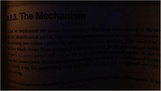
#> input picture 02_DIP/04_image_enhancement(contrast enhancement)/2_code_contrast_enhancement/images/main/c.jpg, 161 x 91 px, shrunk from 828 x 466 before the run
$ jupyter execute Contrast_Enhancement.ipynb
#> lines starting #> are read from the running program, lines starting #| are printed output that depends on the picture; after the words box and inside, x2 and y2 are one past the last pixel; in counts of white or black regions, pixels touching at a corner belong together
[cell 1]
#import
import cv2
import matplotlib.pyplot as plt
import numpy as np

[cell 2]
img = cv2.imread('images/main/c.jpg', 0)
#> img: shape (91, 161); min 0, max 135, mean 16

[cell 3]
def show_img_cv(img_title, img):
    cv2.imshow(img_title, img)
    cv2.waitKey(0)
    cv2.destroyAllWindows()

[cell 4]
#show_img_cv('original image', img)

[cell 5]
def show_img_plt(img, c_map='gray',fig_hight=8, fig_width=6 ):
    plt.figure(figsize=(fig_hight, fig_width), dpi=100)
    plt.imshow(img, cmap=c_map)

[cell 6]
show_img_plt(img)
cv2.imwrite('original_image.jpg', img)
#> Out = True

[cell 7]
def display_hist_cv(img, channel=0, histsize=256, range=(0, 256)):
#> called with channel = 0, histsize = 256, range = (0, 256)
    hist_img = cv2.calcHist([img], [channel], None, [histsize], range)
#> hist_img = 256 values, max 1542 at index 9, min 0 at index 94, mean 57.23
    plt.figure(figsize=(4, 2), dpi=100)
    plt.plot(hist_img)
    plt.show()
#> figure, not shown here; curve peaks at x = 9, y = 1542

[cell 8]
display_hist_cv(img)

[cell 9]
def display_hist_plt(img, bins=256, range=(0, 256)):
#> called with bins = 256, range = (0, 256)
    plt.figure(figsize=(4, 2), dpi=100)
    plt.hist(img.flat, bins=bins, range=range)
    plt.show()
#> figure, not shown here; tallest bar 1542 high, from x = 9 to 10

[cell 10]
display_hist_plt(img)

## Contrast Stretching

[cell 11]
min_new = 0
max_new = 255

min_old = np.min(img)
#> min_old = 0
max_old = np.max(img)
#> max_old = 135

cs_img = np.uint8(((img - min_old)/(max_old - min_old))*(max_new - min_new) + min_new)

#cs = ((I - Imin)/(Imax - Imin))*(max - min) + min

[cell 12]
show_img_plt(cs_img)

[cell 13]
display_hist_plt(cs_img)

## Histogram Equalization

[cell 14]
hisequ_img = cv2.equalizeHist(img)
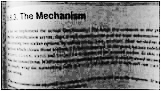
#> hisequ_img: shape (91, 161); min 0, max 255, mean 133.1

[cell 15]
display_hist_plt(hisequ_img)
#> call 3 of display_hist_plt, with bins = 256, range = (0, 256)
#> in display_hist_plt (call 3), `plt.show()`:
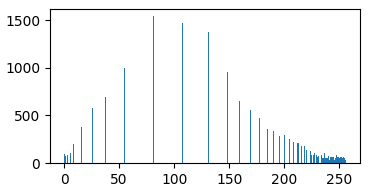
#> figure drawn by matplotlib, 1 panel; tallest bar 1542 high, from x = 81 to 82

[cell 16]
show_img_plt(hisequ_img)
cv2.imwrite('corrected_image.jpg', hisequ_img)
#> Out = True

## Gamma

[cell 17]
gamma = 0.4
gamma_img = np.uint8(((img/255)**gamma)*255)
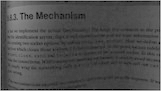
#> gamma_img: shape (91, 161); min 0, max 197, mean 78.5

[cell 18]
show_img_plt(gamma_img)

[cell 19]
display_hist_plt(gamma_img)

[cell 20]
test_heq = cv2.equalizeHist(gamma_img)

[cell 21]
display_hist_plt(test_heq)

[cell 22]
show_img_plt(test_heq)

## Binary Image

[cell 23]
r, thresh = cv2.threshold(img, 40, 255, 0)
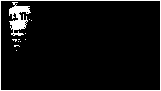
#> thresh: shape (91, 161); 6.2% white; 12 white regions (10 under 20 px), largest, box (x1, y1, x2, y2) and area: (0, 0, 161, 91) 500, (9, 2, 31, 36) 379
show_img_plt(thresh)

## Alpha Channel

[cell 24]
img_png = cv2.imread('images/png/diamond.png', -1)
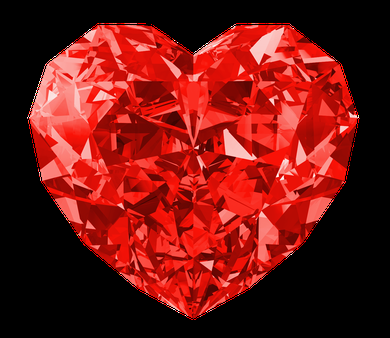
#> input picture 02_DIP/04_image_enhancement(contrast enhancement)/2_code_contrast_enhancement/images/png/diamond.png, 390 x 338 px, shrunk from 2000 x 1735 before the run
#> img_png is the input picture: shape (338, 390, 4); mean B, G, R, A 18.9, 22.9, 112.7, 133.9
img_png.shape #RGBA
#> Out = (338, 390, 4)

[cell 25]
img_png_2 = cv2.cvtColor(img_png, cv2.COLOR_BGRA2RGBA)
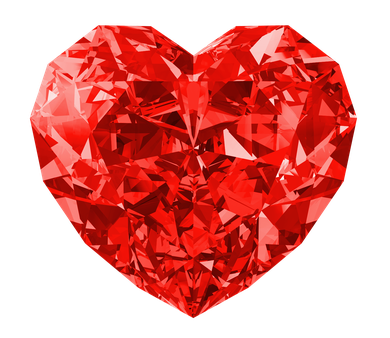
#> img_png_2: shape (338, 390, 4); mean R, G, B, A 112.7, 22.9, 18.9, 133.9; transparent parts drawn white

[cell 26]
show_img_plt(img_png_2)

[cell 27]
r, g, b, a = cv2.split(img_png_2)
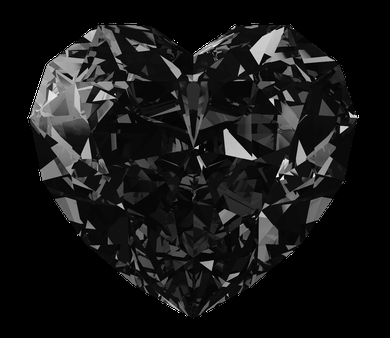
#> g: shape (338, 390); min 0, max 255, mean 22.9
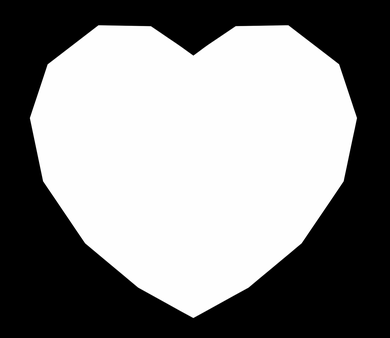
#> a: shape (338, 390); min 0, max 255, mean 133.9

[cell 28]
a #transparent channel

[cell 29]
#Color image  ---> COLOR 2 GRAY! -- Histogram --- contrast enhancement! ---??? Gray 2 Color??
#Color image ----> RGB 2 LAB! ---> L! ---> HISTOGRAM, --- LAB2RGB

[cell 30]
#Color image ---> split! --- > contrast enhanacement for each layer ---> merge layers!

[cell 31]
cv2.imwrite('filename.jpg', img)
#> Out = True

[cell 32]
# original image! ----> corrected image (enhanced image)

[cell 33]
img_jpg = cv2.imread('images/jpg/a.jpg', -1)
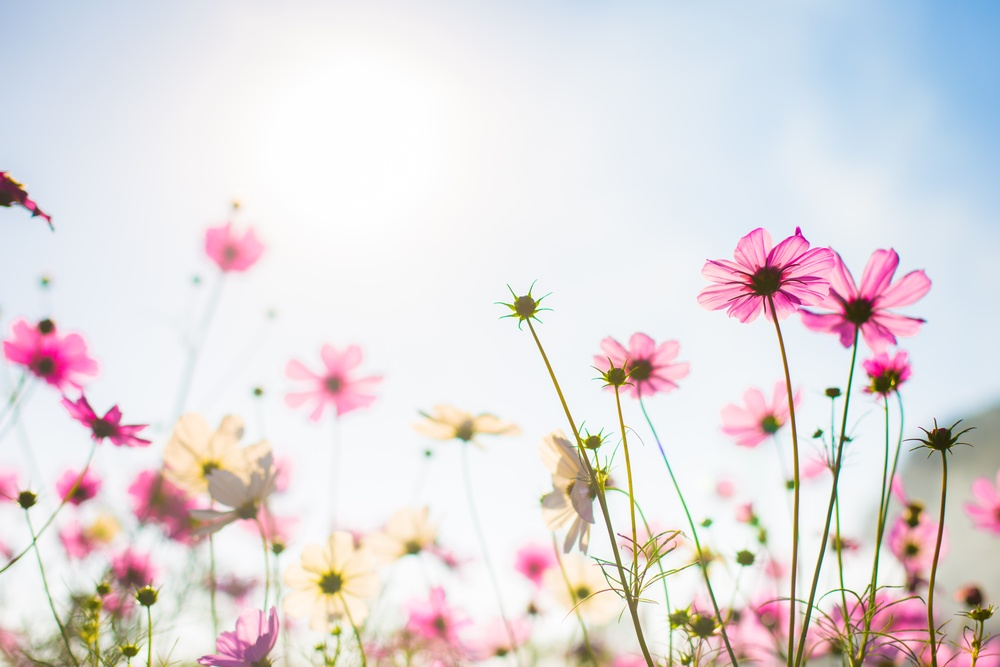
#> input picture 02_DIP/04_image_enhancement(contrast enhancement)/2_code_contrast_enhancement/images/jpg/a.jpg, 1000 x 667 px, shrunk from 5134 x 3423 before the run
#> img_jpg is the input picture: shape (667, 1000, 3); mean B, G, R 221.6, 219.2, 225.9
img_jpg_2 = cv2.cvtColor(img_jpg, cv2.COLOR_BGR2LAB)
#> img_jpg_2: shape (667, 1000, 3); mean of channels 0, 1, 2 224.7, 131.1, 128.1
l, a, b = cv2.split(img_jpg_2)
#> a: shape (667, 1000)
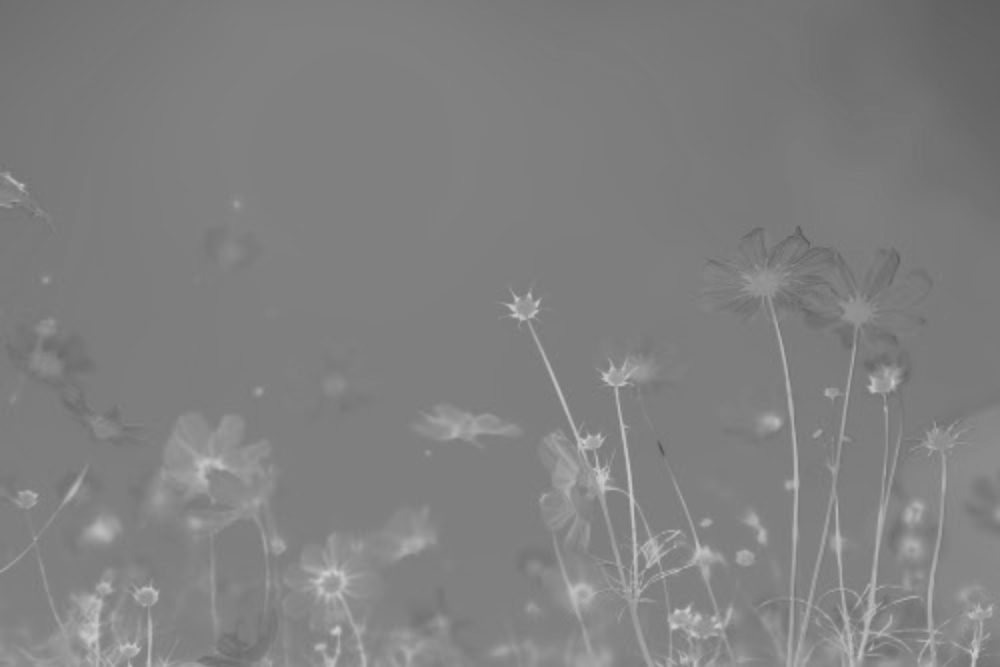
#> b: shape (667, 1000); min 87, max 205, mean 128.1
